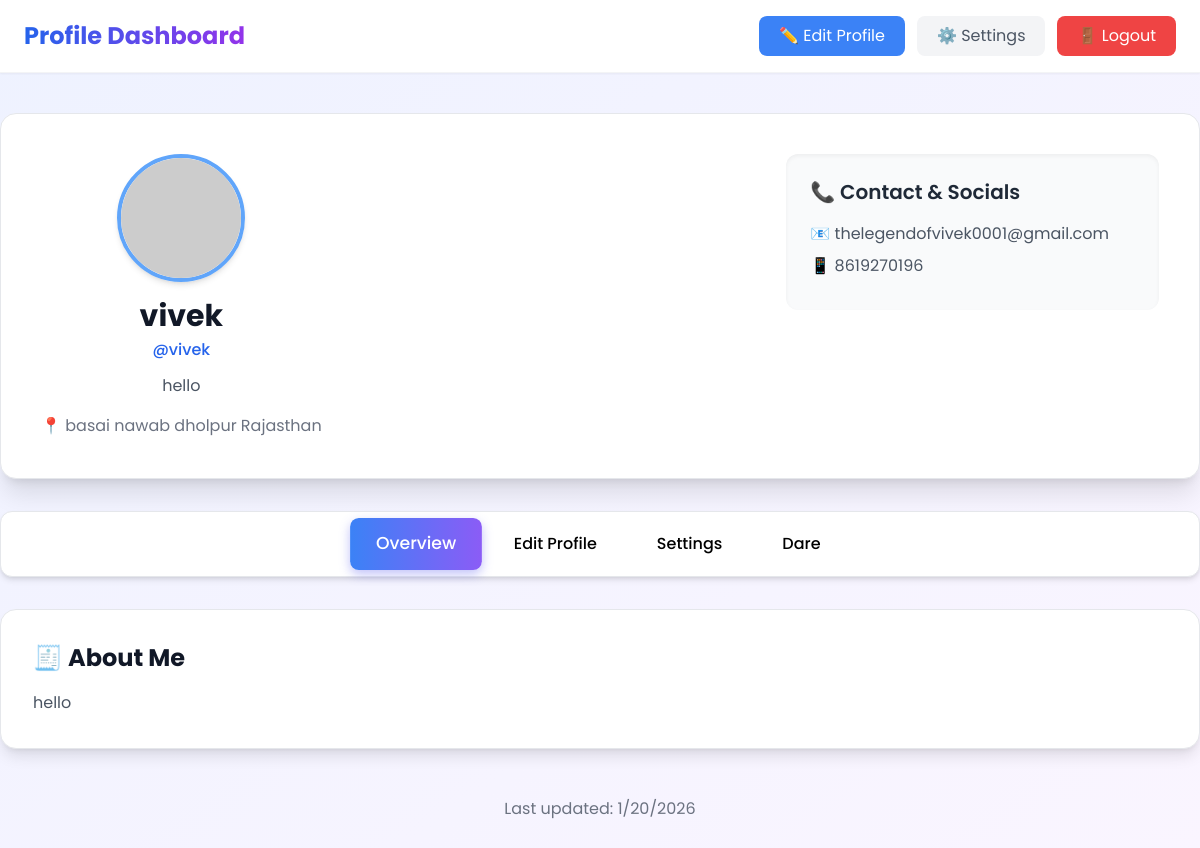
The page /dashboard/profile/ (signed in) on the database as committed earlier.
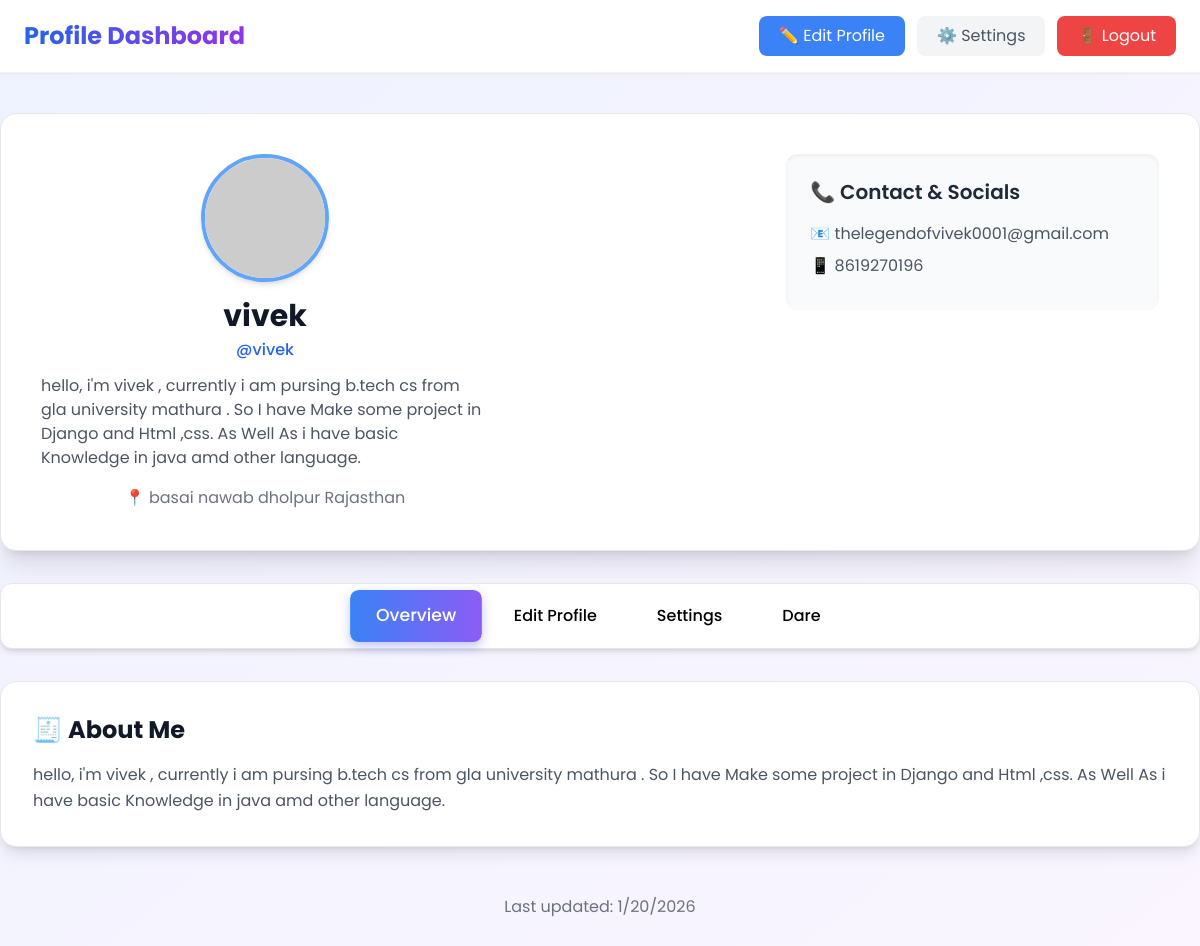
The same page on the database as committed later.
### dashboard/models.py (models this page shows, shortened)
class UserProfile(models.Model):
    user       = models.OneToOneField(User, on_delete=models.CASCADE)
    phone      = models.CharField(max_length=15, blank=True)
    about      = models.TextField(blank=True)
    address    = models.CharField(max_length=255, blank=True)

### dashboard/views.py (the view, shortened to what this page needs)
# urls.py: path('profile/', views.profile, name='profile'),    # yeh line zaruri hai!
@login_required
def profile(request):
    profile, _ = UserProfile.objects.get_or_create(user=request.user)
    return render(request, 'dashboards/profile_page.html', {'user': request.user, 'profile': profile})

### templates/dashboards/profile_page.html (shortened to what this page needs)
<!DOCTYPE html>
<html lang="en">
<head>
<script src="https://cdn.tailwindcss.com"></script>
</head>
<body class="min-h-screen">
<header class="bg-white sticky top-0 z-50 shadow-sm border-b border-gray-100">
  <div class="max-w-7xl mx-auto px-6 py-4 flex justify-between items-center">
    <h1 class="text-2xl font-bold bg-gradient-to-r from-blue-600 to-purple-600 bg-clip-text text-transparent">Profile Dashboard</h1>
    <nav class="flex gap-3">
      <button class="px-5 py-2 bg-blue-500 text-white rounded-lg hover:bg-blue-600 transition" onclick="showTab('edit')">✏️ Edit Profile</button>
      <button class="px-5 py-2 bg-gray-100 text-gray-600 rounded-lg hover:bg-gray-200 transition" onclick="showTab('settings')">⚙️ Settings</button>
      <a href="{% url 'logout' %}" class="px-5 py-2 bg-red-500 text-white rounded-lg hover:bg-red-600 transition">🚪 Logout</a>
    </nav>
  </div>
</header>
<section class="max-w-7xl mx-auto mt-10 bg-white rounded-2xl shadow-xl border p-10 fade-in">
  <div class="flex flex-col lg:flex-row items-center lg:items-start lg:justify-between gap-8">
    <div class="flex flex-col items-center text-center lg:text-left">
      <img src="https://i.pravatar.cc/150?img=32" alt="Profile" class="rounded-full w-32 h-32 border-4 border-blue-400 shadow-md mb-4">
      <h2 class="text-3xl font-bold text-gray-900 mb-1">{{ user.username }}</h2>
      <p class="text-blue-600 font-medium mb-3">@{{ user.username }}</p>
      <p class="text-gray-600 max-w-md mb-4">{{ profile.about|default:"No bio available." }}</p>
      <p class="text-gray-500">📍 {{ profile.address|default:"Unknown" }}</p>
    </div>
    <div class="bg-gray-50 p-6 rounded-xl shadow-inner w-full lg:w-1/3">
      <h3 class="text-xl font-semibold mb-4 text-gray-800">📞 Contact & Socials</h3>
      <p class="text-gray-600 mb-2">📧 {{ user.email }}</p>
      <p class="text-gray-600 mb-2">📱 {{ profile.phone|default:"Not added" }}</p>
    </div>
  </div>
</section>
<div class="max-w-7xl mx-auto mt-8 bg-white rounded-xl shadow-md p-2 border flex justify-center space-x-3 fade-in">
  <button class="tab-button px-6 py-3 font-medium rounded-lg tab-active" data-tab="overview" onclick="showTab('overview')">Overview</button>
  <button class="tab-button px-6 py-3 font-medium rounded-lg" data-tab="edit" onclick="showTab('edit')">Edit Profile</button>
  <button class="tab-button px-6 py-3 font-medium rounded-lg" data-tab="settings" onclick="showTab('settings')">Settings</button>
  <button class="tab-button px-6 py-3 font-medium rounded-lg" data-tab="dare" onclick="showTab('dare')">Dare</button>
</div>
<section class="max-w-7xl mx-auto mt-8">
  <div id="tab-overview" class="tab-content fade-in">
    <div class="bg-white rounded-2xl shadow-lg p-8 border">
      <h2 class="text-2xl font-bold mb-4 text-gray-900">🧾 About Me</h2>
      <p class="text-gray-600 leading-relaxed">
        {{ profile.about|default:"You haven’t added any personal description yet." }}
      </p>
    </div>
  </div>
</section>
<footer class="text-center text-gray-500 mt-12 mb-8">Last updated: <span id="date"></span></footer>
</body>
</html>

### templates/dashboards/profile_page.html (style rules this page uses)
body { font-family: 'Poppins', sans-serif; background: linear-gradient(to bottom right, #eef2ff, #faf5ff); }
.tab-active { background: linear-gradient(to right, #3b82f6, #8b5cf6); color: white; transform: scale(1.08); box-shadow: 0 4px 10px rgba(99, 102, 241, 0.4); }
.fade-in { animation: fadeIn 0.7s ease-in-out; }

Rows that differ between the two databases and show on the page:
changed UserProfile "basai nawab dholpur Rajasthan": about "hello" → "hello, i'm vivek , currently i am pursing b.tech cs from gla university mathura . So I have Make some project in Django and Html ,css. As Well As i have basic Knowledge in java amd other language."
